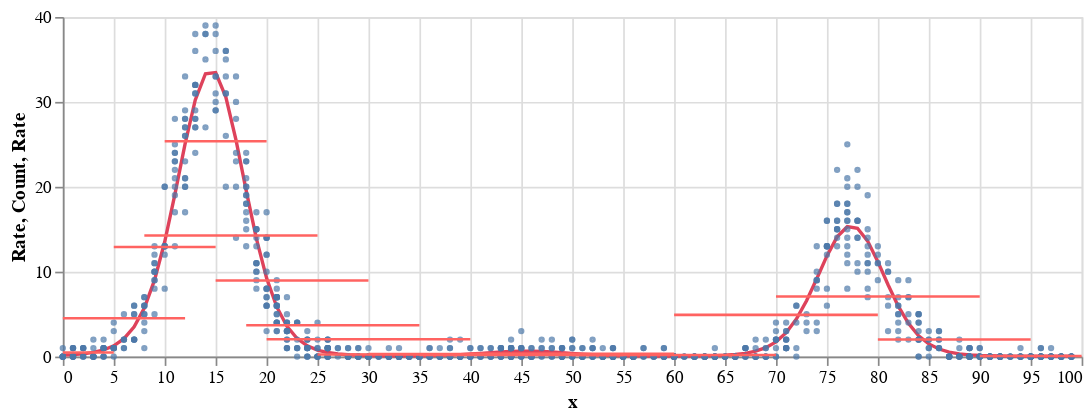

Notebook cell for this chart:
### Code cell
df_plot = df_data.copy()
df_plot.drop(columns=['range', 'y_agg', 'N'], inplace=True)
df_agg_plot = df_agg.drop(columns='range')

rate = (
	alt.Chart(df_plot).mark_line(color='#de425b').encode(
		x=alt.X('x', title='x'),
		y=alt.Y('rate', title='Rate'),
	)
)

count = alt.Chart(df_plot).mark_point(size=3).encode(
	x=alt.X('x', title='x'),
	y=alt.Y('y', title='Count'),
)

segment = alt.Chart(df_agg_plot).mark_rule(
  color='#ff6361',
  size=1.5
).encode(	
	x=alt.X('x_left', title='x'),  # Use same title and scale
	x2=alt.X2('x_right'),
	y=alt.Y('rate_agg', title='Rate'),
)

# Use resolve_scale to ensure all plots share the same x-axis
(rate + count + segment).resolve_scale(x='shared').properties(width=600, height=200)

### Figure 1 — Vega-Lite specification as saved in the notebook (floating-point values rounded to 4 significant figures; data arrays with more than 128 entries replaced by an {"elided": "..."} marker saying what was removed)
{"config": {"view": {"continuousWidth": 300, "continuousHeight": 300}}, "layer": [{"mark": {"type": "line", "color": "#de425b"}, "encoding": {"x": {"field": "x", "title": "x", "type": "quantitative"}, "y": {"field": "rate", "title": "Rate", "type": "quantitative"}}}, {"mark": {"type": "point", "size": 3}, "encoding": {"x": {"field": "x", "title": "x", "type": "quantitative"}, "y": {"field": "y", "title": "Count", "type": "quantitative"}}}, {"data": {"name": "data-449a5bafeb525c37be17653a82c1ad58"}, "mark": {"type": "rule", "color": "#ff6361", "size": 1.5}, "encoding": {"x": {"field": "x_left", "title": "x", "type": "quantitative"}, "x2": {"field": "x_right"}, "y": {"field": "rate_agg", "title": "Rate", "type": "quantitative"}}}], "data": {"name": "data-fc763af222c46bb4ccfbc08c4205bcc5"}, "height": 200, "resolve": {"scale": {"x": "shared"}}, "width": 600, "$schema": "https://vega.github.io/schema/vega-lite/v5.20.1.json", "datasets": {"data-fc763af222c46bb4ccfbc08c4205bcc5": {"elided": "1000 records"}, "data-449a5bafeb525c37be17653a82c1ad58": [{"rate_agg": 0.4737, "x_left": 0.0, "x_right": 5.0}, {"rate_agg": 4.511, "x_left": 0.0, "x_right": 12.0}, {"rate_agg": 12.9, "x_left": 5.0, "x_right": 15.0}, {"rate_agg": 14.27, "x_left": 8.0, "x_right": 25.0}, {"rate_agg": 25.37, "x_left": 10.0, "x_right": 20.0}, {"rate_agg": 8.968, "x_left": 15.0, "x_right": 30.0}, {"rate_agg": 3.698, "x_left": 18.0, "x_right": 35.0}, {"rate_agg": 2.035, "x_left": 20.0, "x_right": 40.0}, {"rate_agg": 0.2542, "x_left": 25.0, "x_right": 45.0}, {"rate_agg": 0.303, "x_left": 30.0, "x_right": 50.0}, {"rate_agg": 0.2, "x_left": 35.0, "x_right": 55.0}, {"rate_agg": 0.3243, "x_left": 40.0, "x_right": 60.0}, {"rate_agg": 0.1856, "x_left": 50.0, "x_right": 70.0}, {"rate_agg": 4.912, "x_left": 60.0, "x_right": 80.0}, {"rate_agg": 7.067, "x_left": 70.0, "x_right": 90.0}, {"rate_agg": 2.015, "x_left": 80.0, "x_right": 95.0}, {"rate_agg": 0.06173, "x_left": 90.0, "x_right": 100.0}]}}
